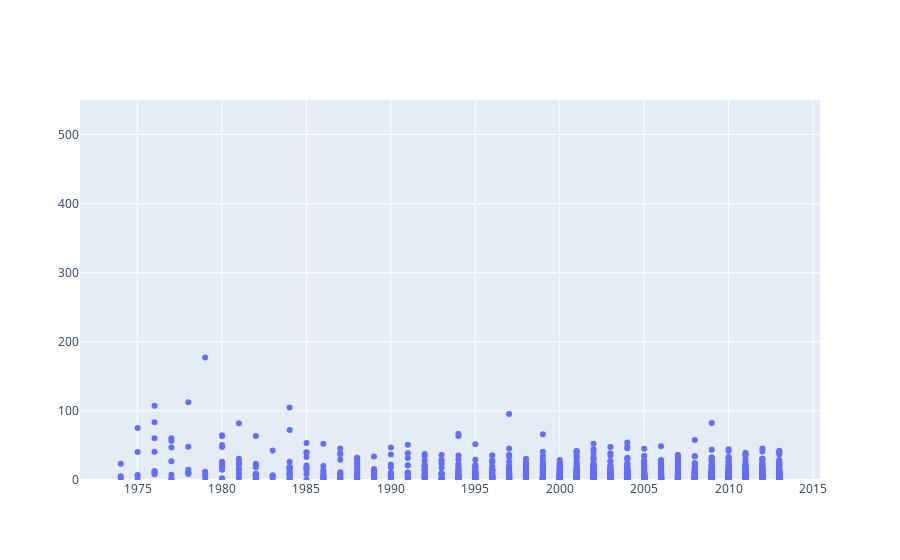

The notebook cell saved with this chart:
### Markdown cell above
Now imagine a data scientist in your company wants to take a crack at his own model for predicting a movie's revenue.  The data scientist notices, that in general, movies tend to make more money per year.

### Code cell
from graph import build_layout
years = list(map(lambda movie: movie['year'],movies))
years_and_revenues = trace_values(years, domestic_revenues, text = titles)
years_layout = build_layout(y_range = [0, 550])
plot([years_and_revenues], years_layout)

### Figure 1 — Plotly figure (JSON) as saved in the notebook; plotly's stock layout.template omitted (floating-point values rounded to 4 significant figures; data arrays with more than 128 entries replaced by an {"elided": "..."} marker saying what was removed)
{"data": [{"mode": "markers", "name": "data", "text": {"elided": "1776 str values"}, "type": "scatter", "x": {"elided": "1794 int values"}, "y": {"elided": "1776 float values"}}], "layout": {"yaxis": {"range": [0, 550]}}}
